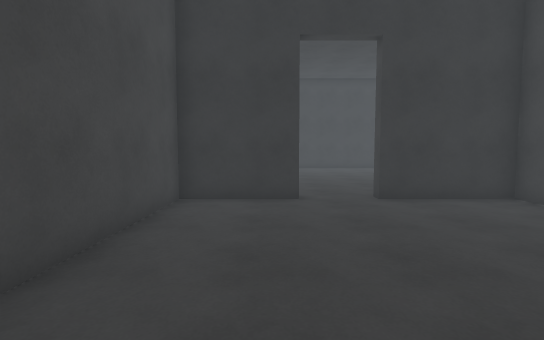
[1] (above)

24 first-person views from a walk through a Unity game level. The camera is 1.4 m above the floor, tilts 4° down and sees 85° across. The floor is counted in squares, 1.12 m on a side. Each view is taken from the middle of a square. On the plan, view 1 faces up. The plan holds only what a view shows up to about 13 squares ahead; the rest is blank. The place goes on beyond the plan. The player character is not drawn. Surface patterns are stand-ins for the level's own textures.

[2]
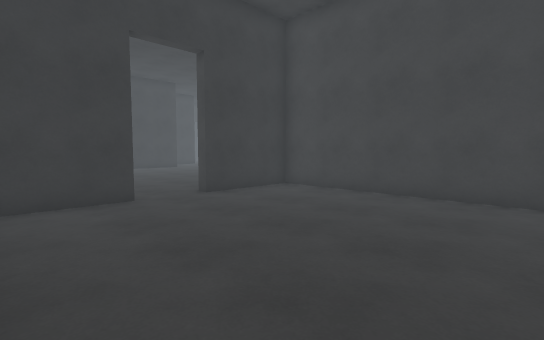

[3]
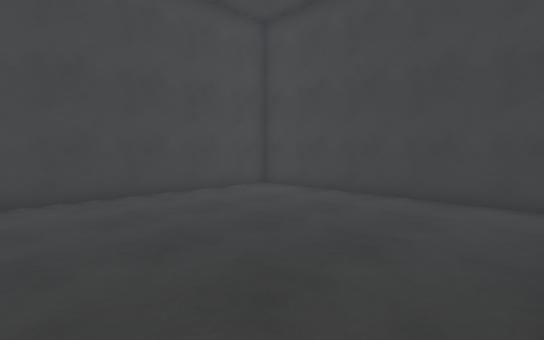

[4]
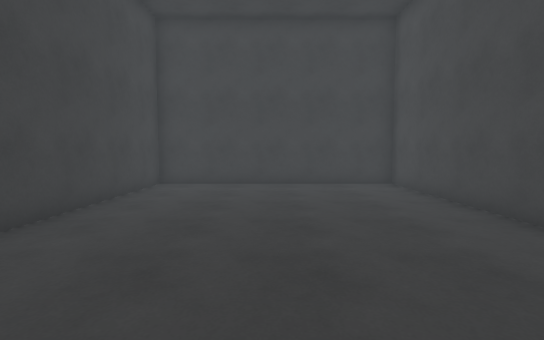

[5]
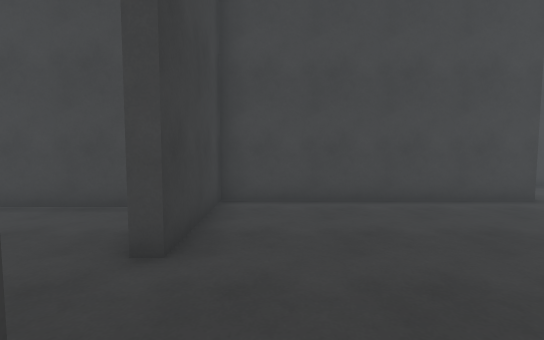

[6]
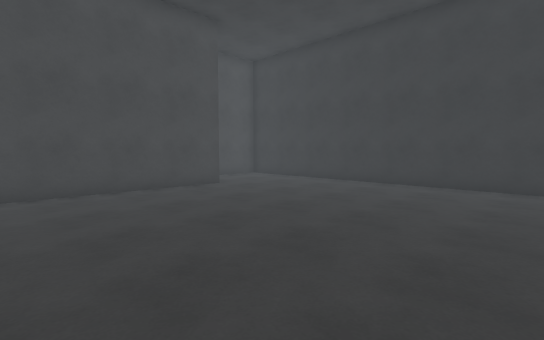

[7]
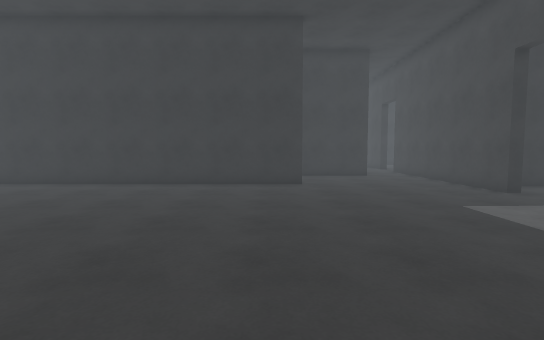

[8]
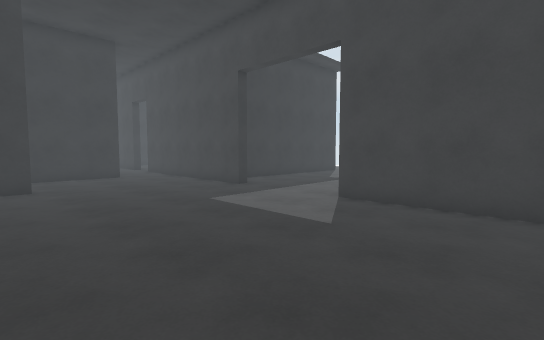

[9]
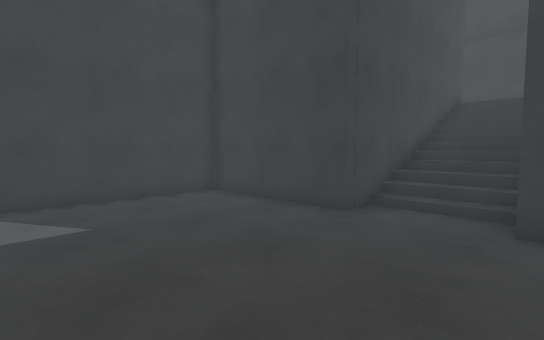

[10]
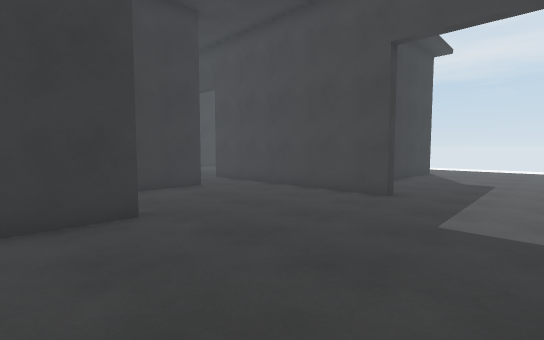

[11]
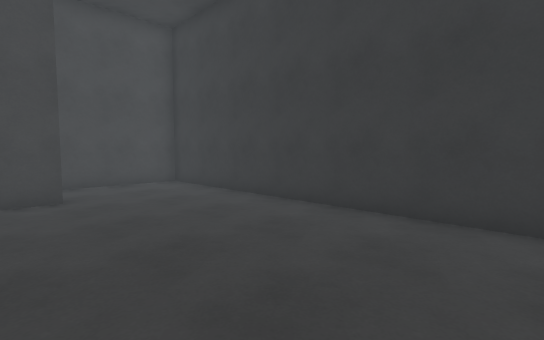

[12]
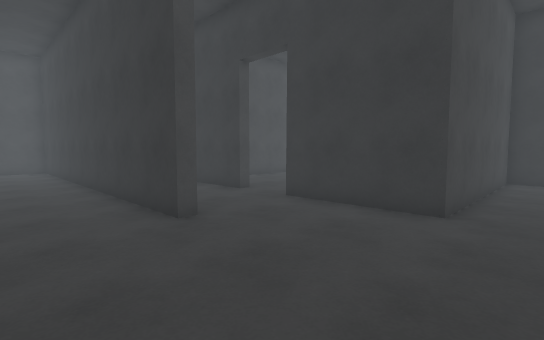

[13]
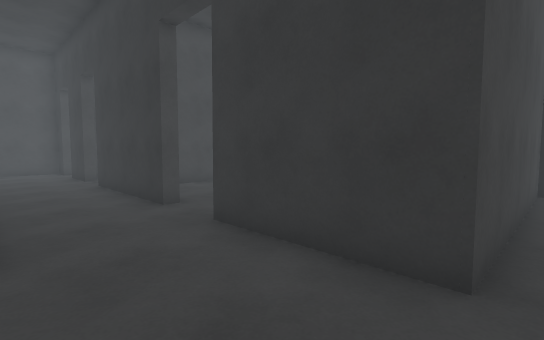

[14]
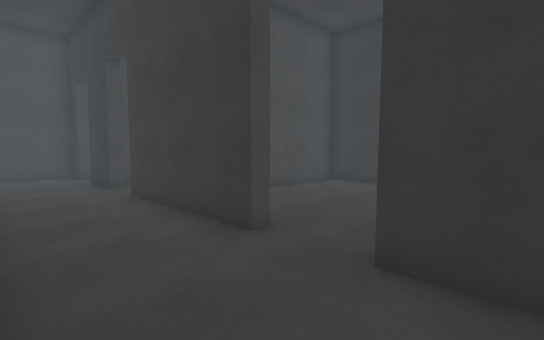

[15]
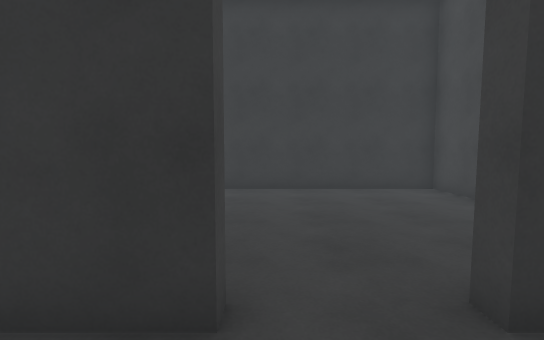

[16]
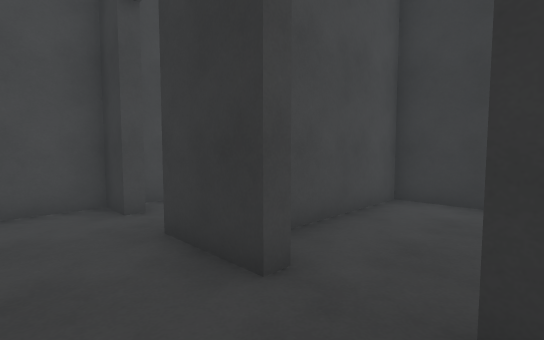

[17]
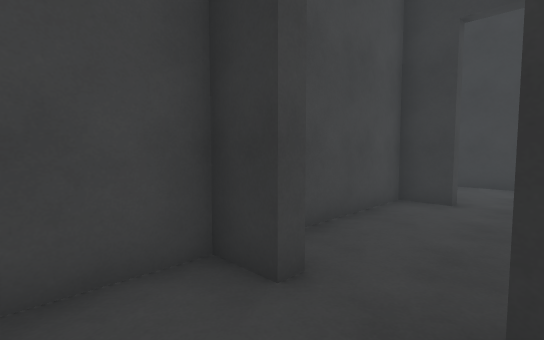

[18]
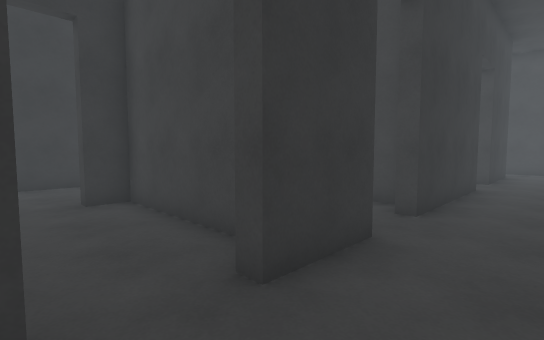

[19]
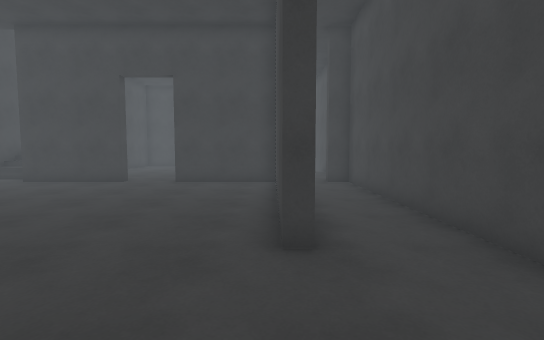

[20]
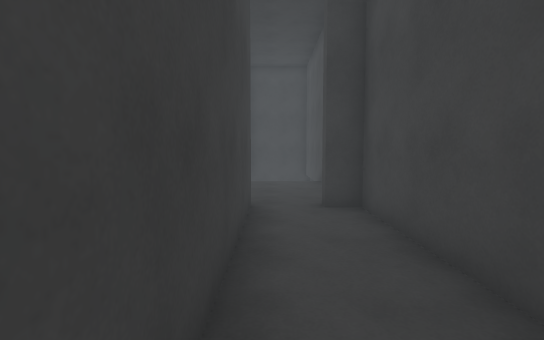

[21]
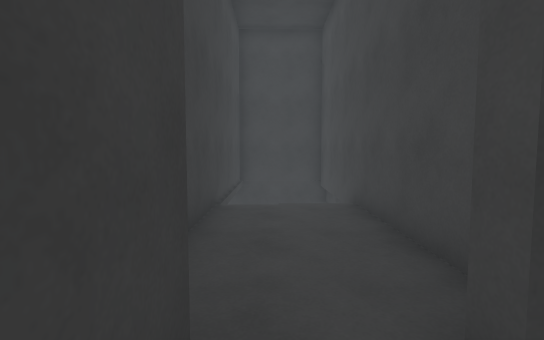

[22]
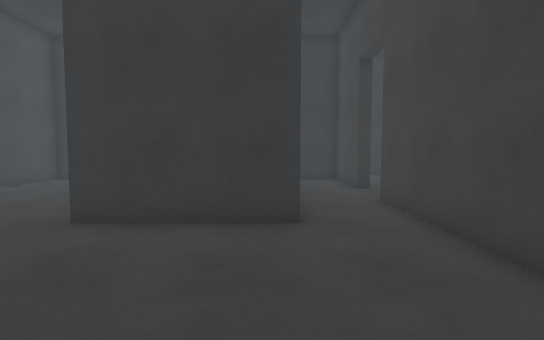

[23]
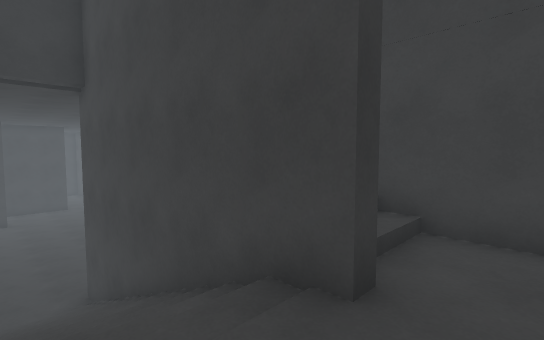

[24]
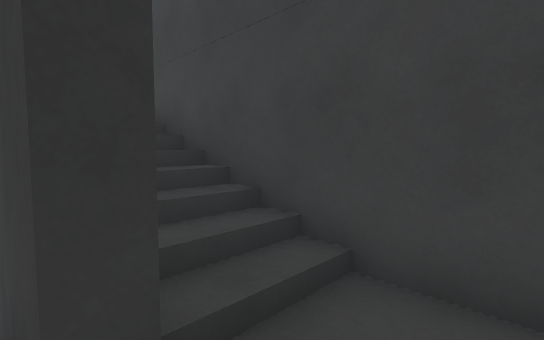

### Floor plan
Key: @ floor where view 1 was taken; # wall or solid block; . main floor; : floor 3.5 m higher than the main floor; - floor 6.5 m lower than the main floor; / step, stairs or slope; v drop or lower ground.
Columns run from 6 left of view 1 to 22 right of it. Each row starts with its distance up from view 1.
 33 ####
 32  ...
 31  ...
 30  ...    #############.
 29  ...    #........#..#.
 28 ##.######........#..#.
 27 #...#.. #........#...
 26 #...#.. #........#...
 25 #...#.. #....... #..#
 24 #...#...#......  #..#
 23 ##.##..#####..####..#
 22 #...................#
 21 #...................#
 20 ###############.....#
 19 #...................#######
 18 #...................#......
 17 #...........................
 16 #............................
 15 #..#.........................
 14 #..#....................
 13 #..#................#
 12 #..#................#
 11 #..#................#
 10 #..#................#
  9 #..#................#
  8 #..####..####...vv###
  7 #..#........#//#
  6 #..#........#//#
  5 #..#........#//#
  4 #..#........#//# /#
  3 #..#........#//# /#
  2 #.-#........#//# /#
  1 #  #........#//#//#
  0 #  #..@.....#//#//#
 -1 #  #........# ::::#
 -2 #  #........#: :::#
 -3 ################

Positions as (right, up) in squares from view 1, and headings:
1: (0, 0), facing up
2: (-2, 0), facing up-right
3: (-2, 5), facing down-right
4: (2, 8), facing down
5: (4, 9), facing left
6: (6, 9), facing up-left
7: (7, 9), facing up
8: (7, 9), facing up-right
9: (6, 13), facing down-right
10: (6, 14), facing up-right
11: (5, 14), facing up-left
12: (13, 17), facing up-left
13: (12, 20), facing up-left
14: (9, 20), facing up-left
15: (6, 21), facing up
16: (1, 21), facing up-left
17: (-3, 21), facing up-left
18: (-5, 21), facing up-right
19: (-3, 19), facing down
20: (-4, 14), facing down
21: (-4, 9), facing down
22: (11, 18), facing up
23: (7, -2), facing up-right
24: (9, -2), facing up-right
